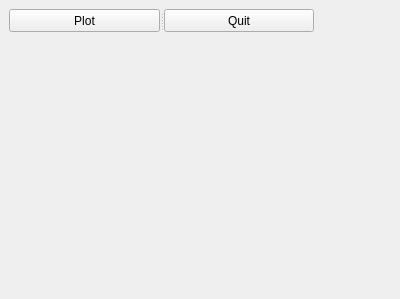
<?xml version="1.0" encoding="UTF-8"?>
<ui version="4.0">
 <class>Form</class>
 <widget class="QWidget" name="Form">
  <property name="geometry">
   <rect>
    <x>0</x>
    <y>0</y>
    <width>400</width>
    <height>299</height>
   </rect>
  </property>
  <property name="windowTitle">
   <string>Form</string>
  </property>
  <widget class="QSplitter" name="splitter">
   <property name="geometry">
    <rect>
     <x>9</x>
     <y>9</y>
     <width>305</width>
     <height>23</height>
    </rect>
   </property>
   <property name="orientation">
    <enum>Qt::Horizontal</enum>
   </property>
   <widget class="QPushButton" name="pushButton_generate_random_signal">
    <property name="text">
     <string>Plot</string>
    </property>
   </widget>
   <widget class="QPushButton" name="quitBtn">
    <property name="text">
     <string>Quit</string>
    </property>
   </widget>
  </widget>
  <widget class="MplWidget" name="MplWidget" native="true">
   <property name="geometry">
    <rect>
     <x>30</x>
     <y>50</y>
     <width>341</width>
     <height>241</height>
    </rect>
   </property>
  </widget>
 </widget>
 <customwidgets>
  <customwidget>
   <class>MplWidget</class>
   <extends>QWidget</extends>
   <header>mplwidget.h</header>
   <container>1</container>
  </customwidget>
 </customwidgets>
 <resources/>
 <connections>
  <connection>
   <sender>quitBtn</sender>
   <signal>clicked()</signal>
   <receiver>Form</receiver>
   <slot>close()</slot>
   <hints>
    <hint type="sourcelabel">
     <x>381</x>
     <y>220</y>
    </hint>
    <hint type="destinationlabel">
     <x>208</x>
     <y>7</y>
    </hint>
   </hints>
  </connection>
 </connections>
</ui>
